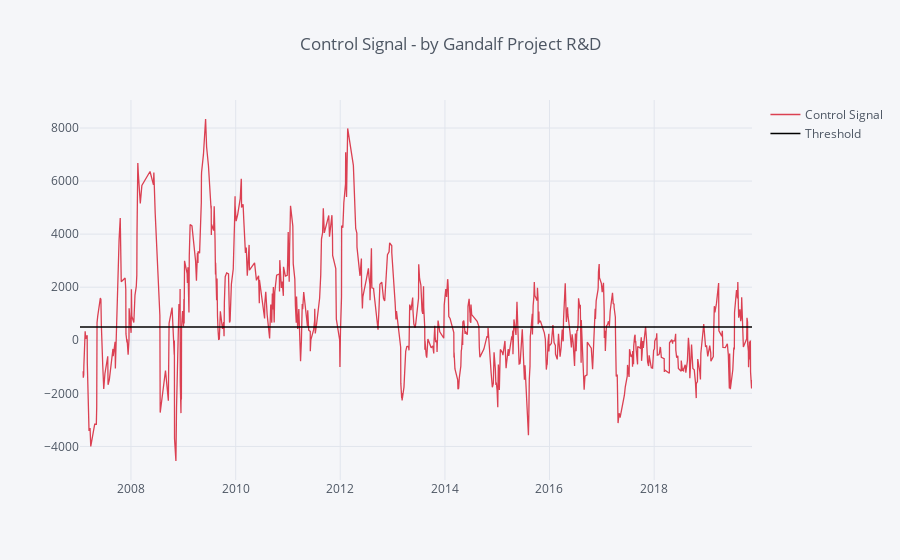

Here is the notebook cell this chart was saved with:
### Code cell
signal = pd.DataFrame({'Control Signal': df.window_profit,
                       'Threshold': THRESHOLD})
signal.iplot(kind='line', title="Control Signal - by Gandalf Project R&D", colors=["red","black"])

### Figure 1 — Plotly figure (JSON) as saved in the notebook; plotly's stock layout.template omitted (floating-point values rounded to 4 significant figures; data arrays with more than 128 entries replaced by an {"elided": "..."} marker saying what was removed)
{"data": [{"line": {"color": "rgba(219, 64, 82, 1.0)", "dash": "solid", "shape": "linear", "width": 1.3}, "mode": "lines", "name": "Control Signal", "text": "", "type": "scatter", "uid": "9d85865d-1a2a-4145-82db-75ca6fb240df", "x": {"elided": "750 str values"}, "y": {"elided": "750 mixed values"}}, {"line": {"color": "rgba(0, 0, 0, 1.0)", "dash": "solid", "shape": "linear", "width": 1.3}, "mode": "lines", "name": "Threshold", "text": "", "type": "scatter", "uid": "f0f31091-8faa-418e-b0bd-cc182e5552c6", "x": {"elided": "750 str values"}, "y": {"elided": "750 int values"}}], "layout": {"legend": {"bgcolor": "#F5F6F9", "font": {"color": "#4D5663"}}, "paper_bgcolor": "#F5F6F9", "plot_bgcolor": "#F5F6F9", "title": {"font": {"color": "#4D5663"}, "text": "Control Signal - by Gandalf Project R&D"}, "xaxis": {"gridcolor": "#E1E5ED", "showgrid": true, "tickfont": {"color": "#4D5663"}, "title": {"font": {"color": "#4D5663"}, "text": ""}, "zerolinecolor": "#E1E5ED"}, "yaxis": {"gridcolor": "#E1E5ED", "showgrid": true, "tickfont": {"color": "#4D5663"}, "title": {"font": {"color": "#4D5663"}, "text": ""}, "zerolinecolor": "#E1E5ED"}}}
